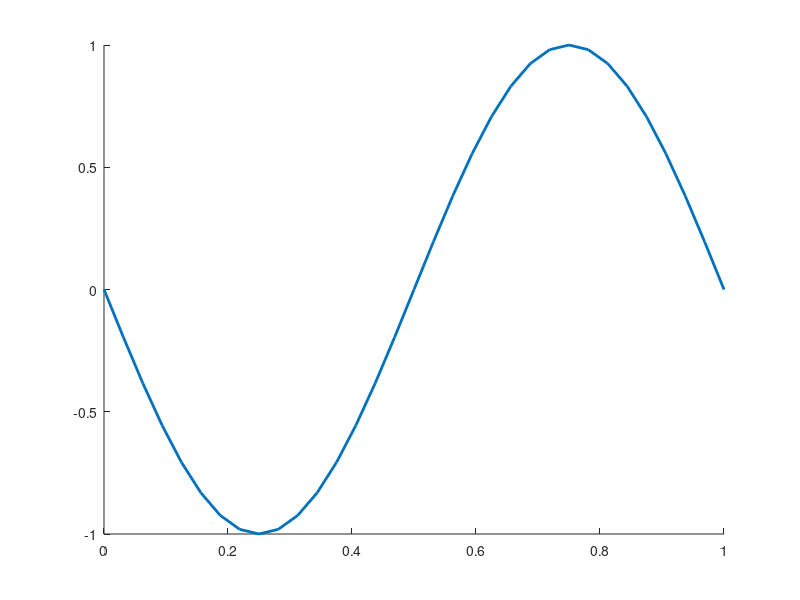

This figure's MATLAB source: (Note: this script raises an error after producing the figure.)
clear; clc; 

M = 32; 
L = 1; 
a = 1; 
T = 3/2; 

nu_values = [1, 0.75, 0.5, 0.25]; 
schemes = {'Lax-Friedrichs', 'First-Order Upwind', 'Lax-Wendroff', 'Minimum Dispersion'}; 

x = linspace(0, L, M+1);
u_exact = sin(2*pi*(x-a*T))'; 

L1_errors = zeros(length(schemes), length(nu_values)); 

for i = 1:length(schemes)
    scheme = schemes{i}; 
    figure;
    hold on; 

    plot(x, u_exact, 'LineWidth', 2, 'DisplayName', 'Exact Solution'); 

    for j = 1:length(nu_values)
        nu = nu_values(j);
        u_final = solve_advection(a, M, x, T, L, scheme, nu); 
        P = M + 1; 
        L1_error_norm = (1/P)* sum(abs(u_final - u_exact)); 
        L1_errors(i,j) = L1_error_norm; 
        plot(x,u_final, 'LineWidth', 2, 'DisplayName', sprintf('|\\nu| = %.4f', nu)); 
        
    end 
    xlabel('x'); 
    ylabel('u(x,T)'); 
    legend show; 
    grid on; 
end 

nu_string_labels = arrayfun(@(n) sprintf('nu_%.2f', n), nu_values, 'UniformOutput', false);
error_table = array2table(L1_errors, 'RowNames', schemes, 'VariableNames', nu_string_labels); 
fprintf('\n### L1 Error Norms ###\n');
disp(error_table); 

figure; 
hold on; 
for i = 1:length(schemes)
    plot(nu_values, L1_errors(i,:), '-o', 'LineWidth', 2, 'DisplayName', schemes{i}); 
end 
xlabel('\nu'); 
ylabel('L1 Error Norm'); 
legend show; 
grid on; 

function u_final = solve_advection(a, M, x, T, L, scheme, nu)

    dx = L/M; 
    nt = round(3 / (2*nu*dx)); 
    dt = T / nt;  
    
    u = zeros(M+1, nt+1); 
    u(:,1) = sin(2*pi*x)'; 
    q = get_q(scheme, nu); 

    for n=1:nt
        for j=1:M
            if j == M
                jp1 = 1; 
            else
                jp1 = j + 1; 
            end 
            
            if j == 1
                jm1 = M; 
            else
                jm1 = j - 1; 
            end 

            F_right = calc_flux(u(j,n), u(jp1,n), a, dx, dt, q); 
            F_left = calc_flux(u(jm1,n), u(j,n), a, dx, dt, q); 
            
            u(j,n+1) = u(j,n) - (dt/dx) * (F_right - F_left); 
        end 
        u(M+1, n+1) = u(1, n+1); 
    end 
    u_final = u(:, nt+1); 
end 


function q = get_q(scheme, nu)
    switch lower(scheme)
        case 'lax-friedrichs'
            q = 1; 
        case 'first-order upwind'
            q = abs(nu); 
        case 'lax-wendroff'
            q = nu^2; 
        case 'minimum dispersion'
            q = 1/3 + (2/3)*nu^2; 
        otherwise
            error('invalid scheme'); 
    end 
end 

function F = calc_flux(u_L, u_R, a, dx, dt, q)

    f_L = a*u_L; 
    f_R = a*u_R; 

    F = 0.5*(f_L + f_R) - (q*dx)/(2*dt)*(u_R - u_L); 
end 




        